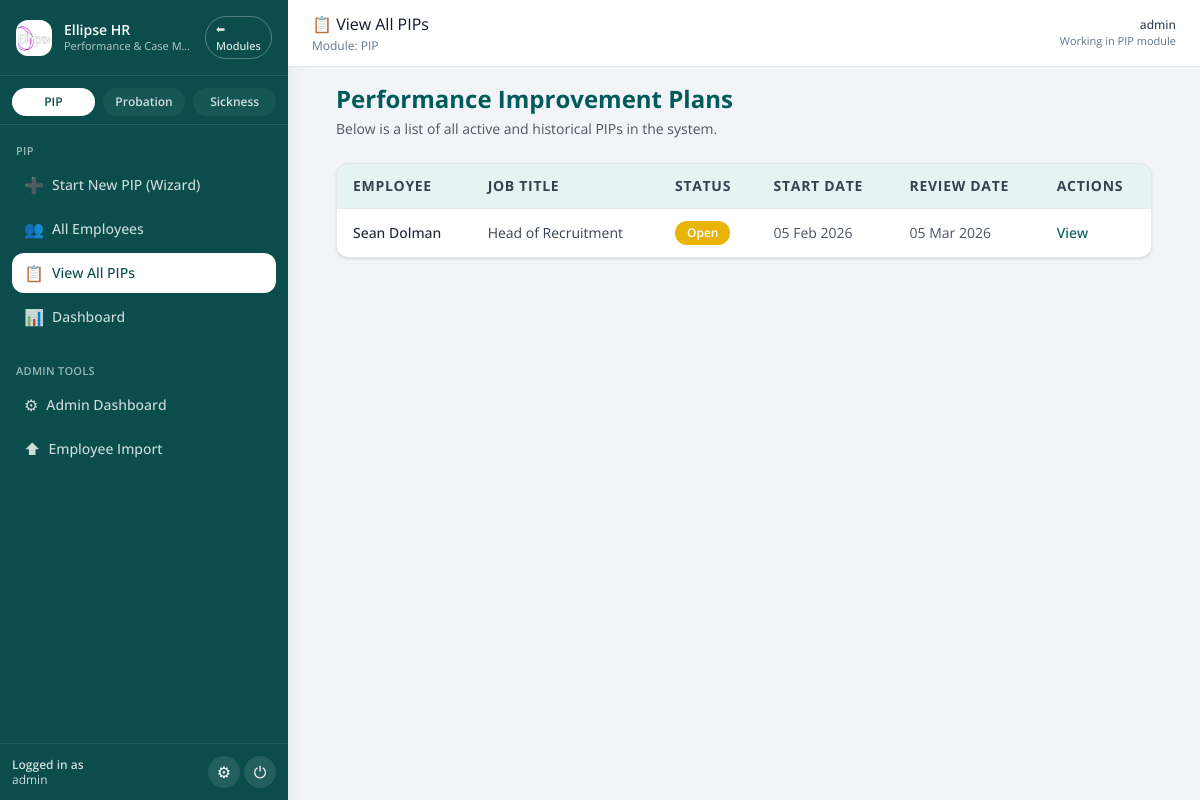
/pip/list (signed in), run on an earlier commit of the app's database.
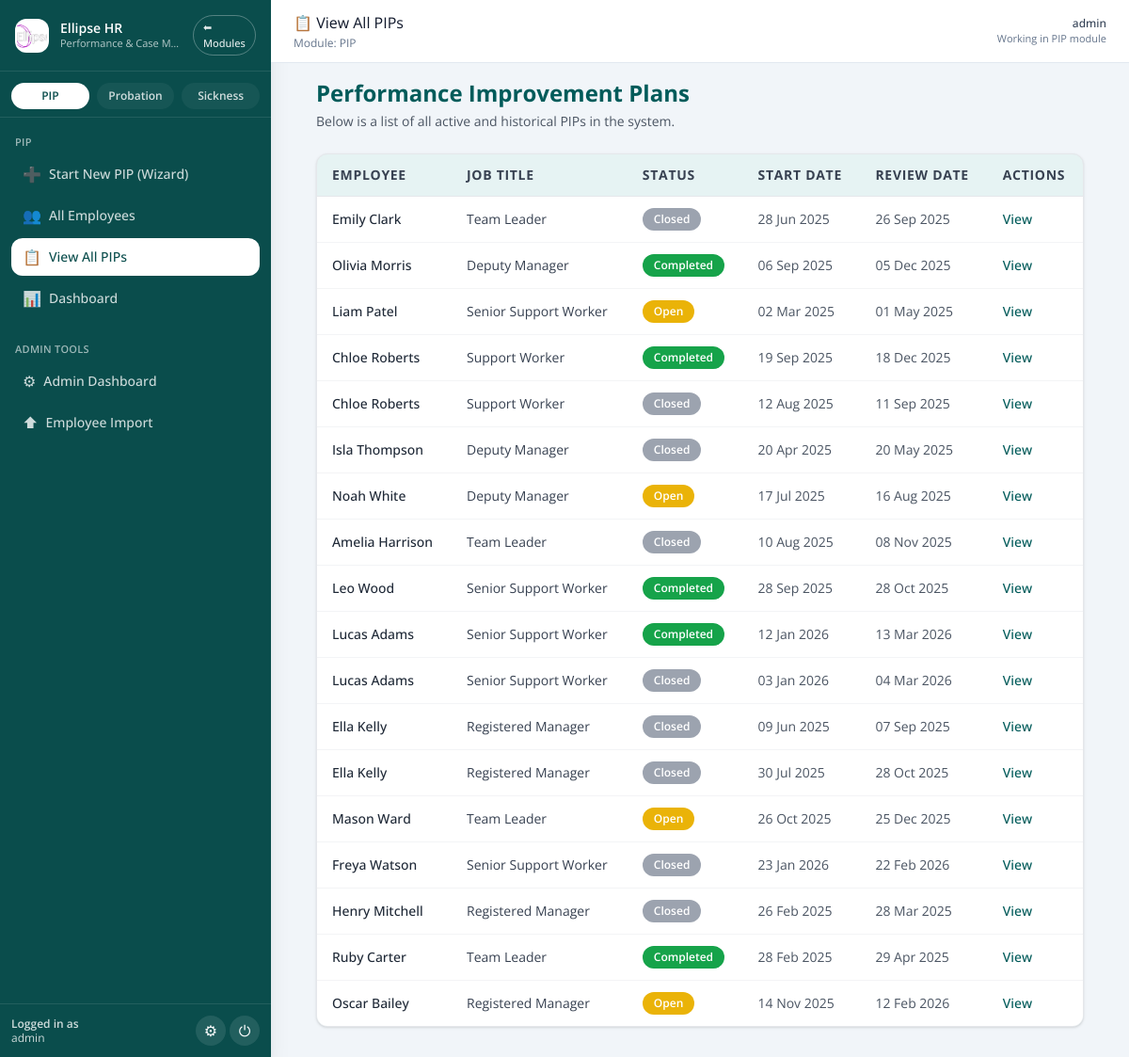
And on a later commit of the database.
### pip_app/models.py (models this page shows)
class PIPRecord(db.Model):
    __tablename__ = "pip_record"
    id = db.Column(db.Integer, primary_key=True)
    employee_id = db.Column(db.Integer, db.ForeignKey("employee.id"), nullable=False)
    assigned_to = db.Column(
        db.Integer, db.ForeignKey("user.id"), nullable=True
    )  # NEW
    concerns = db.Column(db.Text, nullable=False)
    start_date = db.Column(db.Date, nullable=False)
    review_date = db.Column(db.Date, nullable=False)
    meeting_notes = db.Column(db.Text)
    status = db.Column(db.String(20), default="Open")
    created_by = db.Column(db.String(100))
    created_at = db.Column(db.DateTime, default=datetime.utcnow)
    last_updated = db.Column(
        db.DateTime, default=datetime.utcnow, onupdate=datetime.utcnow
    )
    ai_advice = db.Column(db.Text)
    ai_advice_generated_at = db.Column(db.DateTime)
    capability_meeting_date = db.Column(db.DateTime, nullable=True)
    capability_meeting_time = db.Column(db.String, nullable=True)
    capability_meeting_venue = db.Column(db.String, nullable=True)
    concern_category = db.Column(db.String(100))
    severity = db.Column(db.String(50))
    frequency = db.Column(db.String(50))
    tags = db.Column(db.Text)
    ai_summary = db.Column(db.Text, nullable=True)
    ai_action_suggestions = db.Column(JSON, nullable=True)
    ai_next_up = db.Column(JSON, nullable=True)
    ai_actions_accepted = db.Column(JSON, nullable=True)
    outcome_status = db.Column(db.String(50), nullable=True)  # e.g., Successful, Extended, Unsuccessful
    outcome_notes = db.Column(db.Text, nullable=True)
    employee = db.relationship("Employee", back_populates="pips")
    assignee = db.relationship("User", backref="assigned_pips")  # NEW
    action_items = db.relationship(
        "PIPActionItem",
        back_populates="pip_record",
        cascade="all, delete-orphan",
        lazy=True,
    )
    timeline_events = db.relationship(
        "TimelineEvent",
        back_populates="pip_record",
        cascade="all, delete-orphan",
        lazy=True,
    )

class Employee(db.Model):
    id = db.Column(db.Integer, primary_key=True)
    first_name = db.Column(db.String(100))
    last_name = db.Column(db.String(100))
    job_title = db.Column(db.String(100))
    line_manager = db.Column(db.String(100))
    service = db.Column(db.String(100))
    start_date = db.Column(db.Date)
    team_id = db.Column(db.Integer)
    email = db.Column(db.String(120), nullable=True)
    pips = db.relationship("PIPRecord", back_populates="employee", lazy=True)

### app.py (the view)
@app.route('/pip/list')
@login_required
def pip_list():
    pips = PIPRecord.query.join(Employee).all()
    return render_template('pip_list.html', pips=pips)

### app.py (called while the page is built)
@app.context_processor
def inject_module():
    return dict(active_module=session.get('active_module'))

@app.context_processor
def inject_csrf_token():
    return dict(csrf_token=generate_csrf)

@login_manager.user_loader
def load_user(user_id):
    return db.session.get(User, int(user_id))

@app.before_request
def set_active_module():
    path = request.path.lower()
    if path.startswith('/pip/') or \
       path.startswith('/employee/') or \
       path in ['/dashboard', '/pip_list', '/employee/list', '/employee/add', '/pip/select-employee']:
        session['active_module'] = 'PIP'
    elif path.startswith('/probation/'):
        session['active_module'] = 'Probation'
    elif path == '/':
        session.pop('active_module', None)

@app.context_processor
def inject_csrf_token():
    return dict(csrf_token=generate_csrf)

### pip_app/models.py (called while the page is built)
    def is_superuser(self):
        return self.admin_level == 2

### templates/pip_list.html (shortened to what this page needs)
{% extends 'base.html' %}
{% block page_title %}📋 View All PIPs{% endblock %}
{% block content %}
<div class="max-w-6xl mx-auto px-4 sm:px-6">
  <div class="mb-6">
    <h2 class="text-xl sm:text-2xl font-bold text-ellipse-teal mb-1">Performance Improvement Plans</h2>
    <p class="text-sm text-gray-600">Below is a list of all active and historical PIPs in the system.</p>
  </div>
  {% if pips %}
    <div class="overflow-x-auto bg-[#e6f3f3] border border-gray-200 shadow rounded-xl">
      <table class="min-w-full divide-y divide-gray-200 text-xs sm:text-sm text-left">
        <thead class="bg-ellipse-light text-gray-700 font-medium uppercase tracking-wider">
          <tr>
            <th class="px-2 sm:px-4 py-3 whitespace-nowrap">Employee</th>
            <th class="px-2 sm:px-4 py-3 whitespace-nowrap">Job Title</th>
            <th class="px-2 sm:px-4 py-3 whitespace-nowrap">Status</th>
            <th class="px-2 sm:px-4 py-3 whitespace-nowrap">Start Date</th>
            <th class="px-2 sm:px-4 py-3 whitespace-nowrap">Review Date</th>
            <th class="px-2 sm:px-4 py-3 whitespace-nowrap">Actions</th>
          </tr>
        </thead>
        <tbody class="divide-y divide-gray-100 bg-white">
          {% for pip in pips %}
            <tr class="hover:bg-ellipse-light/40 transition">
              <td class="px-2 sm:px-4 py-3 font-medium text-gray-800 whitespace-nowrap">
                {{ pip.employee.first_name }} {{ pip.employee.last_name }}
              </td>
              <td class="px-2 sm:px-4 py-3 text-gray-700 whitespace-nowrap">
                {{ pip.employee.job_title }}
              </td>
              <td class="px-2 sm:px-4 py-3 whitespace-nowrap">
                {% if pip.status == 'Open' %}
                  <span class="inline-block px-3 py-1 text-xs font-semibold text-white bg-yellow-500 rounded-full">Open</span>
                {% elif pip.status == 'Completed' %}
                  <span class="inline-block px-3 py-1 text-xs font-semibold text-white bg-green-600 rounded-full">Completed</span>
                {% elif pip.status == 'Overdue' %}
                  <span class="inline-block px-3 py-1 text-xs font-semibold text-white bg-red-600 rounded-full">Overdue</span>
                {% else %}
                  <span class="inline-block px-3 py-1 text-xs font-semibold text-white bg-gray-400 rounded-full">{{ pip.status }}</span>
                {% endif %}
              </td>
              <td class="px-2 sm:px-4 py-3 text-gray-600 whitespace-nowrap">
                {{ pip.start_date.strftime('%d %b %Y') }}
              </td>
              <td class="px-2 sm:px-4 py-3 text-gray-600 whitespace-nowrap">
                {{ pip.review_date.strftime('%d %b %Y') }}
              </td>
              <td class="px-2 sm:px-4 py-3 whitespace-nowrap">
                <a href="{{ url_for('pip_detail', id=pip.id) }}"
                   class="text-xs sm:text-sm font-medium text-ellipse-teal hover:underline"
                   aria-label="View PIP for {{ pip.employee.first_name }} {{ pip.employee.last_name }}">
                  View
                </a>
              </td>
            </tr>
          {% endfor %}
        </tbody>
      </table>
    </div>
  {% else %}
    <div class="bg-[#e6f3f3] p-6 rounded-xl shadow border border-gray-200 text-center">
      <p class="text-gray-600">No PIPs found.</p>
    </div>
  {% endif %}
</div>
{% endblock %}

What changed in the data, as far as the page shows it:
removed PIPRecord: employee.first_name "Sean", employee.last_name "Dolman", employee.job_title "Head of Recruitment", status "Open", start_date "05 Feb 2026", review_date "05 Mar 2026"
added PIPRecord: employee.first_name "Emily", employee.last_name "Clark", employee.job_title "Team Leader", status "Closed", start_date "28 Jun 2025", review_date "26 Sep 2025"
added PIPRecord: employee.first_name "Olivia", employee.last_name "Morris", employee.job_title "Deputy Manager", status "Completed", start_date "06 Sep 2025", review_date "05 Dec 2025"
added PIPRecord: employee.first_name "Liam", employee.last_name "Patel", employee.job_title "Senior Support Worker", status "Open", start_date "02 Mar 2025", review_date "01 May 2025"
added PIPRecord: employee.first_name "Chloe", employee.last_name "Roberts", employee.job_title "Support Worker", status "Completed", start_date "19 Sep 2025", review_date "18 Dec 2025"
added PIPRecord: employee.first_name "Chloe", employee.last_name "Roberts", employee.job_title "Support Worker", status "Closed", start_date "12 Aug 2025", review_date "11 Sep 2025"
added PIPRecord: employee.first_name "Isla", employee.last_name "Thompson", employee.job_title "Deputy Manager", status "Closed", start_date "20 Apr 2025", review_date "20 May 2025"
added PIPRecord: employee.first_name "Noah", employee.last_name "White", employee.job_title "Deputy Manager", status "Open", start_date "17 Jul 2025", review_date "16 Aug 2025"
added PIPRecord: employee.first_name "Amelia", employee.last_name "Harrison", employee.job_title "Team Leader", status "Closed", start_date "10 Aug 2025", review_date "08 Nov 2025"
added PIPRecord: employee.first_name "Leo", employee.last_name "Wood", employee.job_title "Senior Support Worker", status "Completed", start_date "28 Sep 2025", review_date "28 Oct 2025"
added PIPRecord: employee.first_name "Lucas", employee.last_name "Adams", employee.job_title "Senior Support Worker", status "Completed", start_date "12 Jan 2026", review_date "13 Mar 2026"
added PIPRecord: employee.first_name "Lucas", employee.last_name "Adams", employee.job_title "Senior Support Worker", status "Closed", start_date "03 Jan 2026", review_date "04 Mar 2026"
added PIPRecord: employee.first_name "Ella", employee.last_name "Kelly", employee.job_title "Registered Manager", status "Closed", start_date "09 Jun 2025", review_date "07 Sep 2025"
added PIPRecord: employee.first_name "Ella", employee.last_name "Kelly", employee.job_title "Registered Manager", status "Closed", start_date "30 Jul 2025", review_date "28 Oct 2025"
added PIPRecord: employee.first_name "Mason", employee.last_name "Ward", employee.job_title "Team Leader", status "Open", start_date "26 Oct 2025", review_date "25 Dec 2025"
added PIPRecord: employee.first_name "Freya", employee.last_name "Watson", employee.job_title "Senior Support Worker", status "Closed", start_date "23 Jan 2026", review_date "22 Feb 2026"
added PIPRecord: employee.first_name "Henry", employee.last_name "Mitchell", employee.job_title "Registered Manager", status "Closed", start_date "26 Feb 2025", review_date "28 Mar 2025"
added PIPRecord: employee.first_name "Ruby", employee.last_name "Carter", employee.job_title "Team Leader", status "Completed", start_date "28 Feb 2025", review_date "29 Apr 2025"
added PIPRecord: employee.first_name "Oscar", employee.last_name "Bailey", employee.job_title "Registered Manager", status "Open", start_date "14 Nov 2025", review_date "12 Feb 2026"
